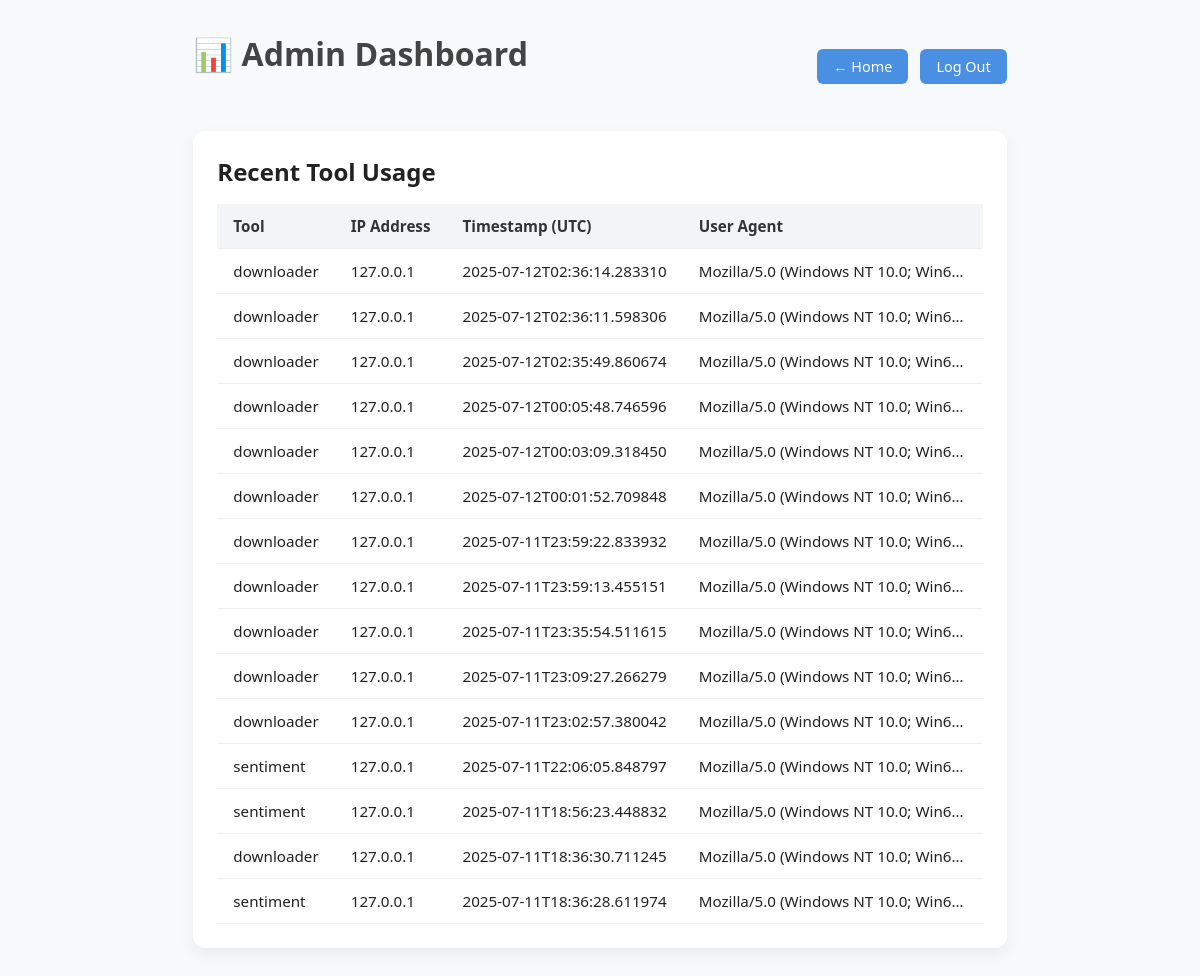
Before: /admin (signed in) with the older database file.
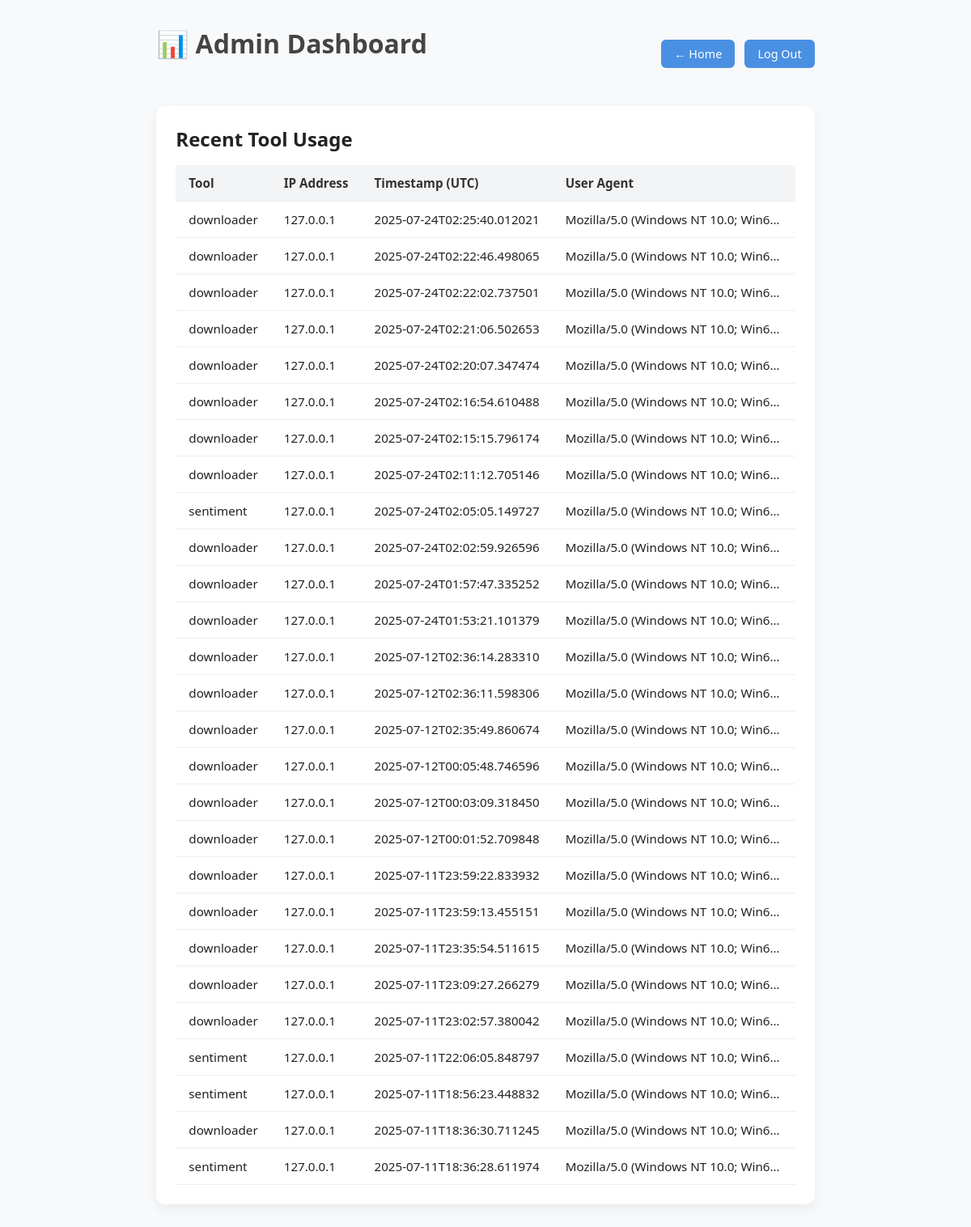
After: the same page with the newer database file.
### tables this page shows
CREATE TABLE logs (
            id INTEGER PRIMARY KEY AUTOINCREMENT,
            tool TEXT,
            ip TEXT,
            timestamp TEXT,
            user_agent TEXT
        );

### app.py (the view)
@app.get("/admin", response_class=HTMLResponse)
def admin_dashboard(request: Request):
    if not get_admin_user(request):
        return RedirectResponse("/login")
    conn = sqlite3.connect("database/logs.db")
    c = conn.cursor()
    c.execute(
        "SELECT tool, ip, timestamp, user_agent FROM logs ORDER BY id DESC LIMIT 100")
    logs = c.fetchall()
    conn.close()
    return templates.TemplateResponse("admin.html", {"request": request, "logs": logs})

### templates/admin.html (shortened to what this page needs)
<!DOCTYPE html>
<html lang="en">
<head>
    <link rel="stylesheet" href="/static/style.css" />
</head>
<body>
    <div class="container">
        <div class="admin-header-fixed">
            <h1 class="title">📊 Admin Dashboard</h1>
            <div class="admin-buttons-fixed">
                <a href="/" class="back-link">← Home</a>
                <a href="/logout" class="logout-button">Log Out</a>
            </div>
        </div>
        <section class="log-table-section">
            <h2>Recent Tool Usage</h2>
            <table class="log-table">
                <thead>
                    <tr>
                        <th>Tool</th>
                        <th>IP Address</th>
                        <th>Timestamp (UTC)</th>
                        <th>User Agent</th>
                    </tr>
                </thead>
                <tbody>
                    {% for log in logs %}
                    <tr>
                        <td>{{ log[0] }}</td>
                        <td>{{ log[1] }}</td>
                        <td>{{ log[2] }}</td>
                        <td class="ua-cell" title="{{ log[3] }}">{{ log[3] }}</td>
                    </tr>
                    {% endfor %}
                </tbody>
            </table>
        </section>
    </div>
</body>
</html>

### static/style.css (style rules this page uses)
* { box-sizing: border-box; margin: 0; padding: 0; }
body { font-family: 'Segoe UI', sans-serif; background: #f8f9fb; color: #222; min-height: 100vh; display: flex; flex-direction: column; }
.container { max-width: 900px; margin: auto; padding: 2rem; }
.title, .tool-title { font-size: 2rem; font-weight: bold; color: #444; text-align: center; margin-bottom: 1.5rem; }
.primary-button, .login-button, .logout-button, .back-link, .copy-button { background-color: #4a90e2; color: white; padding: 0.5rem 1rem; font-size: 0.9rem; border: none; border-radius: 6px; text-decoration: none; cursor: pointer; transition: background-color 0.2s ease; }

### templates/admin.html (style rules this page uses)
.admin-header-fixed { display: flex; justify-content: space-between; align-items: center; margin-bottom: 2rem; }
.admin-buttons-fixed a { margin-left: 0.5rem; }
.log-table-section { background: #fff; padding: 1.5rem; border-radius: 12px; box-shadow: 0 6px 16px rgba(0, 0, 0, 0.06); }
.log-table { width: 100%; border-collapse: collapse; margin-top: 1rem; }
.log-table th, .log-table td { padding: 0.75rem 1rem; border-bottom: 1px solid #eee; text-align: left; font-size: 0.95rem; }
.log-table th { background-color: #f3f4f6; font-weight: 600; color: #333; }
.ua-cell { max-width: 300px; overflow: hidden; text-overflow: ellipsis; white-space: nowrap; }

Changed rows visible on the page:
added logs: tool "downloader", ip "127.0.0.1", timestamp "2025-07-24T02:25:40.012021", user_agent "Mozilla/5.0 (Windows NT 10.0; Win6…"
added logs: tool "downloader", ip "127.0.0.1", timestamp "2025-07-24T02:22:46.498065", user_agent "Mozilla/5.0 (Windows NT 10.0; Win6…"
added logs: tool "downloader", ip "127.0.0.1", timestamp "2025-07-24T02:22:02.737501", user_agent "Mozilla/5.0 (Windows NT 10.0; Win6…"
added logs: tool "downloader", ip "127.0.0.1", timestamp "2025-07-24T02:21:06.502653", user_agent "Mozilla/5.0 (Windows NT 10.0; Win6…"
added logs: tool "downloader", ip "127.0.0.1", timestamp "2025-07-24T02:20:07.347474", user_agent "Mozilla/5.0 (Windows NT 10.0; Win6…"
added logs: tool "downloader", ip "127.0.0.1", timestamp "2025-07-24T02:16:54.610488", user_agent "Mozilla/5.0 (Windows NT 10.0; Win6…"
added logs: tool "downloader", ip "127.0.0.1", timestamp "2025-07-24T02:15:15.796174", user_agent "Mozilla/5.0 (Windows NT 10.0; Win6…"
added logs: tool "downloader", ip "127.0.0.1", timestamp "2025-07-24T02:11:12.705146", user_agent "Mozilla/5.0 (Windows NT 10.0; Win6…"
added logs: tool "sentiment", ip "127.0.0.1", timestamp "2025-07-24T02:05:05.149727", user_agent "Mozilla/5.0 (Windows NT 10.0; Win6…"
added logs: tool "downloader", ip "127.0.0.1", timestamp "2025-07-24T02:02:59.926596", user_agent "Mozilla/5.0 (Windows NT 10.0; Win6…"
added logs: tool "downloader", ip "127.0.0.1", timestamp "2025-07-24T01:57:47.335252", user_agent "Mozilla/5.0 (Windows NT 10.0; Win6…"
added logs: tool "downloader", ip "127.0.0.1", timestamp "2025-07-24T01:53:21.101379", user_agent "Mozilla/5.0 (Windows NT 10.0; Win6…"
